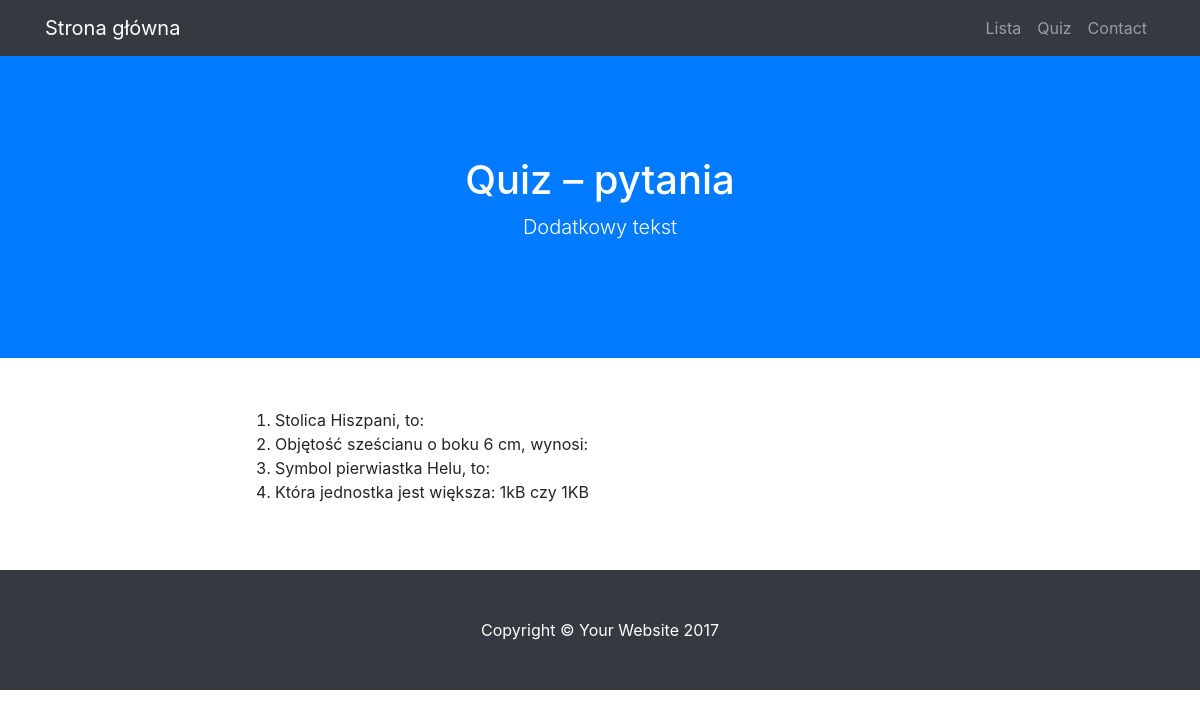
Screenshot of /lista with the database file from the repository.
### quiz/modele.py (models this page shows)
class BazaModel(Model):
    class Meta:
        database = baza

class Pytanie(BazaModel):
    pytanie = CharField(null=False)
    kategoria = ForeignKeyField(Kategoria, related_name='pytania')

### quiz/views.py (the view)
@app.route("/lista")
def lista():
    pytania = Pytanie.select()
    return render_template('lista.html', pytania=pytania)

### quiz/app.py (called while the page is built)
@app.before_request
def before_request():
    g.db = baza
    g.db.connect()

@app.after_request
def after_request(response):
    g.db.close()
    return response

### quiz/templates/lista.html (shortened to what this page needs)
{% extends "szablon.html" %}
{% block h1 %}Quiz – pytania{% endblock %}
{% block tresc %}
    <ol>
    {% for p in pytania %}
        <li>
            {{ p.pytanie }}
        </li>
    {% endfor %}
    </ol>
{% endblock %}

### rows the page displays
Pytanie: pytanie "Stolica Hiszpani, to:"
Pytanie: pytanie "Objętość sześcianu o boku 6 cm, wynosi:"
Pytanie: pytanie "Symbol pierwiastka Helu, to:"
Pytanie: pytanie "Która jednostka jest większa: 1kB czy 1KB"
